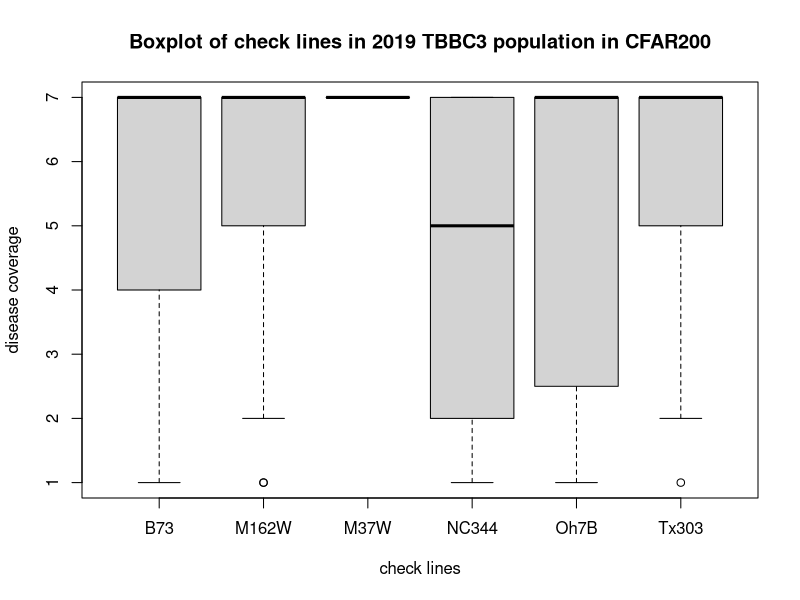
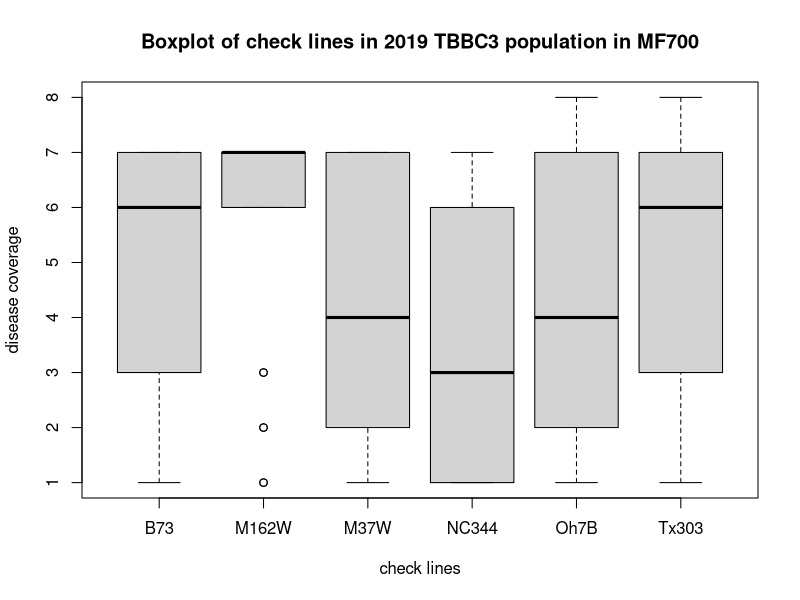
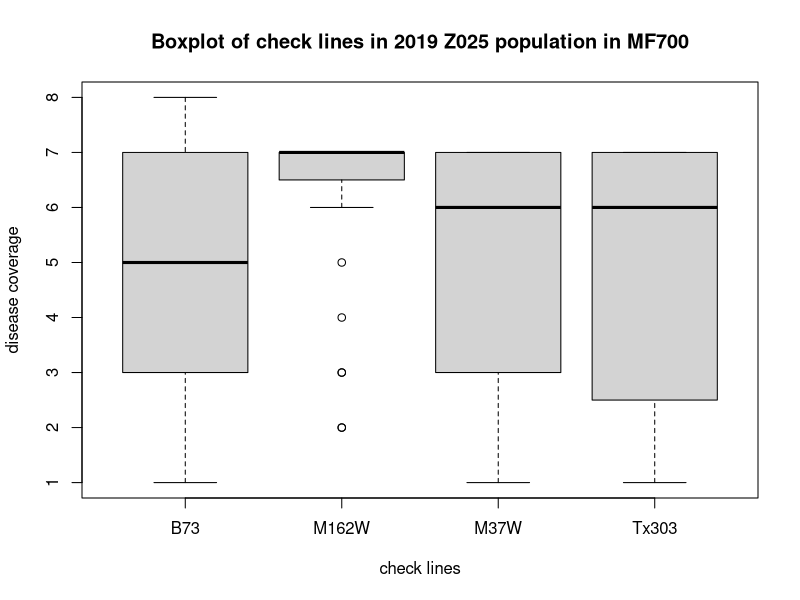
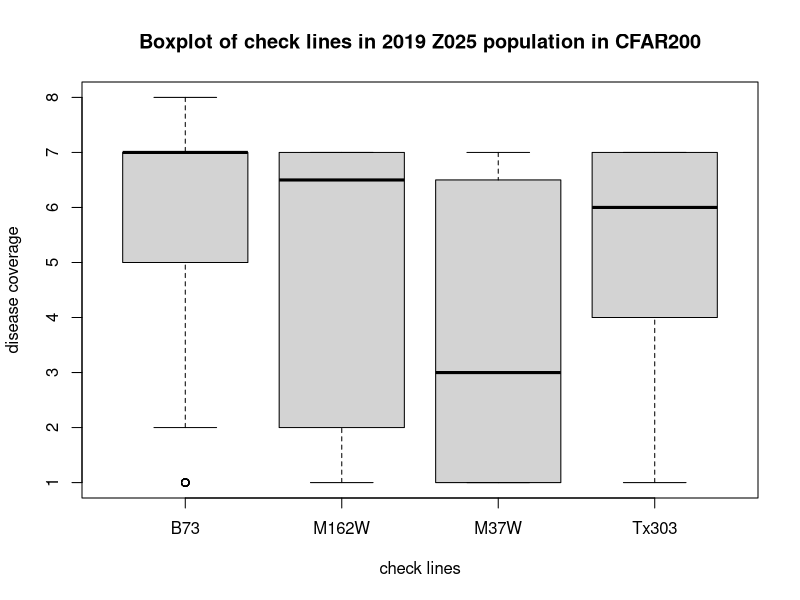
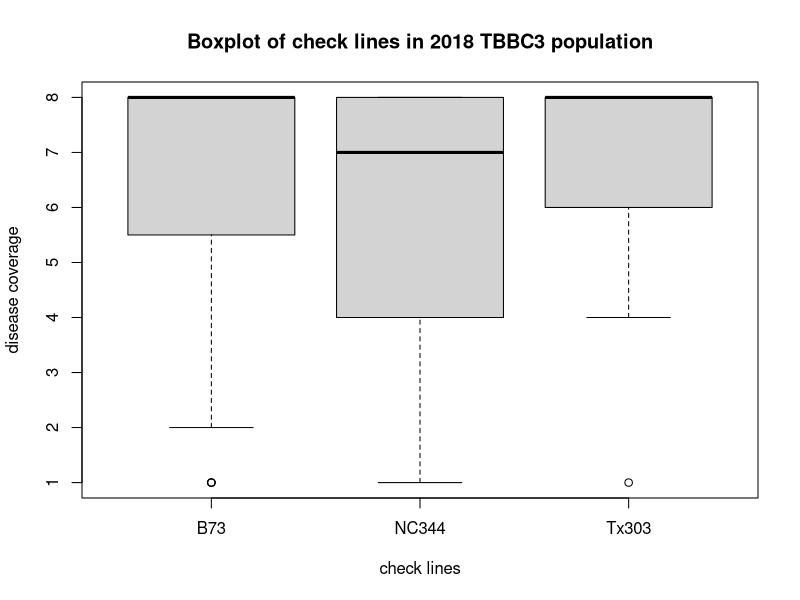

Generate these figures, in order, with R: (Note: this script raises an error after producing the figures.)
## ---- chunk 1
library(readxl)
# both TBBC3 population and Z025 population are in it
C19_measure <- read_excel("CFAR200_2019-Plant.xlsx")
M19_measure <- read_excel("MF-700_2019_Plant.xlsx")
# there are two locations for one population
TBBC3_19_plot <- read_excel("19DN_plots.xlsx")
Z025_19_plot <- read_excel("19DR_plots.xlsx")

tbbc3_18_mp <- read_excel("18DN_plot_measurements.xlsx")
## ---- chunk 2
# seperate the two populations measurement from one table
C19_Z025_measure <- C19_measure[C19_measure$`Experiment Name` == "19DR_rating",]
C19_TBBC3_measure <- C19_measure[C19_measure$`Experiment Name` == "19DN_rating",]
M19_Z025_measure <- M19_measure[M19_measure$`Experiment Name` == "19DR_rating",]
M19_TBBC3_measure <- M19_measure[M19_measure$`Experiment Name` == "19DN_rating",]

# seperate the two locations from the plot table
TBBC3_C19_plot <- TBBC3_19_plot[TBBC3_19_plot$Field == "CFAR200",]
TBBC3_M19_plot <- TBBC3_19_plot[TBBC3_19_plot$Field == "MF-700",]
Z025_C19_plot <- Z025_19_plot[Z025_19_plot$Field == "CFAR200",]
Z025_M19_plot <- Z025_19_plot[Z025_19_plot$Field == "MF-700",]
## ---- chunk 3
# join the plot data with the measurement data
# more data in the meansurement file, use side join
# need to create a new column first for measurement file
C19_TBBC3_measure$Plot <- substr(C19_TBBC3_measure$`Plant ID`,1,8)
C19_Z025_measure$Plot <- substr(C19_Z025_measure$`Plant ID`,1,8)
M19_TBBC3_measure$Plot <- substr(M19_TBBC3_measure$`Plant ID`,1,8)
M19_Z025_measure$Plot <- substr(M19_Z025_measure$`Plant ID`,1,8)

z025_c19_mp <- merge(C19_Z025_measure,Z025_C19_plot, by.x = "Plot", by.y = "Plot ID", all.x=TRUE)
tbbc3_m19_mp <- merge(M19_TBBC3_measure,TBBC3_M19_plot,by.x = "Plot", by.y = "Plot ID", all.x = TRUE)
z025_m19_mp <- merge(M19_Z025_measure,Z025_M19_plot,by.x = "Plot", by.y = "Plot ID", all.x = TRUE)
tbbc3_c19_mp <- merge(C19_TBBC3_measure,TBBC3_C19_plot,by.x = "Plot", by.y = "Plot ID", all.x = TRUE)
## ---- chunk 4
# clean the dataframe
z025_c19_mp1 <- z025_c19_mp[,c(1,3,5,6,7,9,13,22,23)]
z025_m19_mp1 <- z025_m19_mp[,c(1,3,5,6,7,9,13,22,23)]
tbbc3_c19_mp1 <- tbbc3_c19_mp[,c(1,3,5,6,7,9,13,22,23)]
tbbc3_m19_mp1 <- tbbc3_m19_mp[,c(1,3,5,6,7,9,13,22,23)]
## ---- chunk 5
tbbc3_18_mp1 <- tbbc3_18_mp[,c(1,3,6,9,13,14,25,26)]

# seperate the count from the rating
tbbc3_18_mp1_c <- tbbc3_18_mp1[tbbc3_18_mp1$measurement_parameter_id =="StandCount",]
tbbc3_18_mp1_r <- tbbc3_18_mp1[tbbc3_18_mp1$measurement_parameter_id =="DiseasePCTRating1",]

# see if any line has little number of count that cannot be used
summary(tbbc3_18_mp1_c)
tbbc3_18_mp1_c$value <- as.numeric(tbbc3_18_mp1_c$value) # count from 0 to 21
tbbc3_18_mp1_c <- tbbc3_18_mp1_c[order(tbbc3_18_mp1_c$value),]
tbbc3_18_less <- head(tbbc3_18_mp1_c,12)
vc <- tbbc3_18_less$plot_id

# get the ratings of those lines
tbbc3_18_less_r <- tbbc3_18_mp1_r[tbbc3_18_mp1_r$plot_id %in% vc,]
# delete those information
tbbc3_18_mp1_r <- tbbc3_18_mp1_r[!tbbc3_18_mp1_r$plot_id %in% vc,]
## ---- chunk 6
# seperate the coverage from the severity
tbbc3_c19_mp1$coverage <- substr(tbbc3_c19_mp1$value,1,1)
tbbc3_c19_mp1$severity <- substr(tbbc3_c19_mp1$value,2,2)
tbbc3_m19_mp1$coverage <- substr(tbbc3_m19_mp1$value,1,1)
tbbc3_m19_mp1$severity <- substr(tbbc3_m19_mp1$value,2,2)
z025_c19_mp1$coverage <- substr(z025_c19_mp1$value,1,1)
z025_c19_mp1$severity <- substr(z025_c19_mp1$value,2,2)
z025_m19_mp1$coverage <- substr(z025_m19_mp1$value,1,1)
z025_m19_mp1$severity <- substr(z025_m19_mp1$value,2,2)

tbbc3_c19_mp1$coverage <- as.numeric(tbbc3_c19_mp1$coverage)
tbbc3_m19_mp1$coverage <- as.numeric(tbbc3_m19_mp1$coverage)
z025_c19_mp1$coverage <- as.numeric(z025_c19_mp1$coverage)
z025_m19_mp1$coverage <- as.numeric(z025_m19_mp1$coverage)
## ---- chunk 7
library(dplyr)
tbbc3_18_mp1_r1 <- na.omit(tbbc3_18_mp1_r) # there is NA in the dataframe
tbbc3_18_conv <- tbbc3_18_mp1_r1
tbbc3_18_conv[tbbc3_18_conv$value == ".",2] <- NA 

# I think I can simply remove the NA in the dataframe since the original NA is not helpful at all 
tbbc3_18_conv <- na.omit(tbbc3_18_conv)
tbbc3_18_conv$value <- as.numeric(as.character(tbbc3_18_conv$value))
tbbc3_18_conv$value.cvt <- NA
tbbc3_18_conv$value.cvt1 <- NA

# need to write a loop
for (i in 1:nrow(tbbc3_18_conv)) {
   if (tbbc3_18_conv[i,2] == 100) {
    tbbc3_18_conv[i,9] = 8
  } else if (tbbc3_18_conv[i,2] > 89 & tbbc3_18_conv[i,2]<100){
    tbbc3_18_conv[i,9] = 7
  } else if (tbbc3_18_conv[i,2] > 75 & tbbc3_18_conv[i,2]<90){
    tbbc3_18_conv[i,9] = 6
  } else if (tbbc3_18_conv[i,2] > 60 & tbbc3_18_conv[i,2]<76) {
    tbbc3_18_conv[i,9] = 5
  } else if (tbbc3_18_conv[i,2] > 45 & tbbc3_18_conv[i,2]<61) {
    tbbc3_18_conv[i,9] = 4
  } else if (tbbc3_18_conv[i,2] > 30 & tbbc3_18_conv[i,2]<46) {
    tbbc3_18_conv[i,9] = 3
  } else if (tbbc3_18_conv[i,2] > 15 & tbbc3_18_conv[i,2]<31) {
    tbbc3_18_conv[i,9] = 2
  } else if (tbbc3_18_conv[i,2] > 0 & tbbc3_18_conv[i,2]<16) {
    tbbc3_18_conv[i,9] = 1
  } else if (tbbc3_18_conv[i,2] == 0){
    tbbc3_18_conv[i,9] = 0
  } 
}


# convert the 0-100% scale to 1-8 scale with 0 as missing 
for (i in 1:nrow(tbbc3_18_conv)) {
   if (tbbc3_18_conv[i,2] == 100) {
    tbbc3_18_conv[i,10] = 8
  } else if (tbbc3_18_conv[i,2] > 89 & tbbc3_18_conv[i,2]<100){
    tbbc3_18_conv[i,10] = 7
  } else if (tbbc3_18_conv[i,2] > 75 & tbbc3_18_conv[i,2]<90){
    tbbc3_18_conv[i,10] = 6
  } else if (tbbc3_18_conv[i,2] > 60 & tbbc3_18_conv[i,2]<76) {
    tbbc3_18_conv[i,10] = 5
  } else if (tbbc3_18_conv[i,2] > 45 & tbbc3_18_conv[i,2]<61) {
    tbbc3_18_conv[i,10] = 4
  } else if (tbbc3_18_conv[i,2] > 30 & tbbc3_18_conv[i,2]<46) {
    tbbc3_18_conv[i,10] = 3
  } else if (tbbc3_18_conv[i,2] > 15 & tbbc3_18_conv[i,2]<31) {
    tbbc3_18_conv[i,10] = 2
  } else if (tbbc3_18_conv[i,2] > 0 & tbbc3_18_conv[i,2]<16) {
    tbbc3_18_conv[i,10] = 1
  } else if (tbbc3_18_conv[i,2] == 0){
    tbbc3_18_conv[i,10] = NA
  } 
}
## ---- chunk 8
tbbc3_c19_mp1$coverage_1 <- tbbc3_c19_mp1$coverage
tbbc3_m19_mp1$coverage_1 <- tbbc3_m19_mp1$coverage
z025_c19_mp1$coverage_1 <- z025_c19_mp1$coverage
z025_m19_mp1$coverage_1 <- z025_m19_mp1$coverage

tbbc3_c19_mp1$coverage_1[tbbc3_c19_mp1$coverage_1 ==0] <- NA
tbbc3_m19_mp1$coverage_1[tbbc3_m19_mp1$coverage_1 ==0] <- NA
z025_c19_mp1$coverage_1[z025_c19_mp1$coverage_1 == 0] <- NA
z025_m19_mp1$coverage_1[z025_m19_mp1$coverage_1 == 0] <- NA

# it is okay to combine the two locations together for a popualation
tbbc3_19 <- rbind(tbbc3_c19_mp1, tbbc3_m19_mp1)
z025_19 <- rbind(z025_c19_mp1, z025_m19_mp1)
tbbc3_19 <- na.omit(tbbc3_19)
z025_19 <- na.omit(z025_19)

tbbc3_19$coverage_1 <- tbbc3_19$coverage
z025_19$coverage_1 <- z025_19$coverage

tbbc3_19$coverage_1[tbbc3_19$coverage_1 == 0] <- NA
z025_19$coverage_1[z025_19$coverage_1 == 0] <- NA
## ---- chunk 9
checks <- c("B73","M162W","M37W","NC344","Oh7B","Tx303")

tbbc3_c19_check <- tbbc3_c19_mp1[tbbc3_c19_mp1$`Plot Name` %in% checks,]
boxplot(coverage_1 ~ tbbc3_c19_check$`Plot Name`, data =tbbc3_c19_check, main = "Boxplot of check lines in 2019 TBBC3 population in CFAR200", xlab = "check lines", ylab = "disease coverage")

tbbc3_m19_check <- tbbc3_m19_mp1[tbbc3_m19_mp1$`Plot Name` %in% checks,]
boxplot(coverage_1 ~ tbbc3_m19_check$`Plot Name`, data =tbbc3_m19_check, main = "Boxplot of check lines in 2019 TBBC3 population in MF700", xlab = "check lines", ylab = "disease coverage")

z025_m19_check <- z025_m19_mp1[z025_m19_mp1$`Plot Name` %in% checks,]
boxplot(coverage_1 ~ z025_m19_check$`Plot Name`, data=z025_m19_check, main = "Boxplot of check lines in 2019 Z025 population in MF700", xlab = "check lines", ylab = "disease coverage")

z025_c19_check <- z025_c19_mp1[z025_c19_mp1$`Plot Name` %in% checks,]
boxplot(coverage_1 ~ z025_c19_check$`Plot Name`, data=z025_c19_check, main = "Boxplot of check lines in 2019 Z025 population in CFAR200", xlab = "check lines", ylab = "disease coverage")

tbbc3_18_check <- tbbc3_18_conv[tbbc3_18_conv$plot %in% checks,]
boxplot(value.cvt1 ~ tbbc3_18_check$plot, data=tbbc3_18_check, main = "Boxplot of check lines in 2018 TBBC3 population", xlab = "check lines", ylab = "disease coverage")
## ---- chunk 10
library(dplyr)
# get the mean of tbbc3 population in 2018 
tbbc3_18_mean <- aggregate(value.cvt~plot_id, data =tbbc3_18_conv, mean)
tbbc3_18_mean1 <- aggregate(value.cvt1~plot_id, data =tbbc3_18_conv, mean)
tbbc3_18_mean %>% rename(mean = value.cvt) -> tbbc3_18_mean
tbbc3_18_mean1 %>% rename(mean1 = value.cvt1) -> tbbc3_18_mean1
tbbc3_18_mean <- merge(tbbc3_18_mean,tbbc3_18_mean1)

# get the number of count of each plot (genotype) ONLY ONE REP and for each sepecfic value in the plot
tbbc3_18_conv %>% 
  group_by(plot_id) %>% 
  mutate(plot_count=n()) -> tbbc3_18_conv

# do not count the 0 as plot number
tbbc3_18_conv %>% 
  group_by(plot_id) %>% 
  summarise(non_na_count = sum(!is.na(value.cvt1))) -> tbbc3_18_pc # plot count without the na
tbbc3_18_conv <- merge(x=tbbc3_18_conv, y=tbbc3_18_pc, by.x = "plot_id", by.y = "plot_id", all.x = TRUE)

# count for each of the rating
tbbc3_18_conv %>% 
             group_by(plot_id,value.cvt) %>% 
             mutate(value.cvt_cout = n()) -> tbbc3_18_conv
tbbc3_18_conv %>% 
             group_by(plot_id,value.cvt1) %>% 
             mutate(value.cvt_cout1 = n()) -> tbbc3_18_conv

# get the percentage (rate) of each count in r
tbbc3_18_conv %>% 
  mutate(value.cvt_rate = value.cvt_cout/plot_count) -> tbbc3_18_conv
tbbc3_18_conv %>% 
  mutate(value.cvt_rate1 = value.cvt_cout1/non_na_count) -> tbbc3_18_conv

# find the incidence rate and the mummified rate
# incidence date = 1 - value rate with 0%
tbbc3_18_conv$value <- as.numeric(tbbc3_18_conv$value)
tbbc3_18_conv$value.cvt <- as.numeric(tbbc3_18_conv$value.cvt)

tbbc3_18_incidence <- tbbc3_18_conv[tbbc3_18_conv$value.cvt==0,]
tbbc3_18_incidence <- unique(tbbc3_18_incidence)
tbbc3_18_incidence$incidence_rate <- 1 - tbbc3_18_incidence$value.cvt_rate
# if we regard the 0 as na, we wont have incidence rata data out of it

# mummified rate # use 100%, or 8 as the indicator of totally mummified
tbbc3_18_mummified <- tbbc3_18_conv[tbbc3_18_conv$value.cvt == 8,]
tbbc3_18_mummified <- na.omit(tbbc3_18_mummified)
tbbc3_18_mummified <- unique(tbbc3_18_mummified)
rename(tbbc3_18_mummified, mummi_rate = value.cvt_rate) -> tbbc3_18_mummified
rename(tbbc3_18_mummified, mummi_rate1 = value.cvt_rate1) -> tbbc3_18_mummified

# combine the three together
# in the mummified, if there is NA, it should be 0 
# in the indicence, if there is NA, it should be 100% (we cannot find any value being 0)
# combined mean with incidence
tbbc3_18_agg <- merge(x=tbbc3_18_mean,y=tbbc3_18_incidence, by.x = "plot_id", by.y = "plot_id", all.x = TRUE, all.y = TRUE)
tbbc3_18_agg$incidence_rate[is.na(tbbc3_18_agg$incidence_rate)] <- 1

# aggregate with mummified
tbbc3_18_agg <- merge(x=tbbc3_18_agg,y=tbbc3_18_mummified, by.x = "plot_id", by.y = "plot_id", all.x = TRUE, all.y = TRUE)
tbbc3_18_agg$mummi_rate[is.na(tbbc3_18_agg$mummi_rate)] <- 0
tbbc3_18_agg$mummi_rate1[is.na(tbbc3_18_agg$mummi_rate1)] <- 0

# merge the information of different tables
tbbc3_18_agg$value <- coalesce(tbbc3_18_agg$value.x, tbbc3_18_agg$value.y)
tbbc3_18_agg$value.cvt <- coalesce(tbbc3_18_agg$value.cvt.x, tbbc3_18_agg$value.cvt.y)
tbbc3_18_agg$row_num <- coalesce(tbbc3_18_agg$row_num.x, tbbc3_18_agg$row_num.y)
tbbc3_18_agg$plot <- coalesce(tbbc3_18_agg$plot.x, tbbc3_18_agg$plot.y)
tbbc3_18_agg$rep <- coalesce(tbbc3_18_agg$rep.x, tbbc3_18_agg$rep.y)
tbbc3_18_agg$range_num <- coalesce(tbbc3_18_agg$range_num.x, tbbc3_18_agg$range_num.y)
tbbc3_18_agg$block <- coalesce(tbbc3_18_agg$block.x, tbbc3_18_agg$block.y)
tbbc3_18_agg$plot_count <- coalesce(tbbc3_18_agg$plot_count.x, tbbc3_18_agg$plot_count.y)


tbbc3_18_agg1 <- tbbc3_18_agg[,c(1,2,3,19,33:42)]
tbbc3_18_agg1 <- unique(tbbc3_18_agg1)
# if the mean of a plot is NA, that plot is all 0, it is true 0 in a way

cor.test(tbbc3_18_agg1$mean, tbbc3_18_agg1$mummi_rate, method = "pearson") #0.9256085 
cor.test(tbbc3_18_agg1$mean, tbbc3_18_agg1$incidence_rate, method = "pearson") # 0.8953216
cor.test(tbbc3_18_agg1$mummi_rate, tbbc3_18_agg1$incidence_rate, method = "pearson") # 0.7619616

cor.test(tbbc3_18_agg1$mean1, tbbc3_18_agg1$mummi_rate1, method = "pearson") #0.8753698 

# our correlation coefficient is significantly lower in this analysis: in last time, I put all check lines together, but this time, the check lines are seperated may I need to remove the checks to see. 
# remove check lines
tbbc3_18_agg2 <- tbbc3_18_agg1[!tbbc3_18_agg$plot %in% c("B73","NC344","Tx303"),]
cor.test(tbbc3_18_agg2$mean, tbbc3_18_agg2$mummi_rate, method = "pearson") # 0.925564
cor.test(tbbc3_18_agg2$mean, tbbc3_18_agg2$incidence_rate, method = "pearson") # 0.8591019 
cor.test(tbbc3_18_agg2$mummi_rate, tbbc3_18_agg2$incidence_rate, method = "pearson") #0.7285691

cor.test(tbbc3_18_agg2$mean1, tbbc3_18_agg2$mummi_rate1, method = "pearson") # 0.8857184
## ---- chunk 11
# count the datapoint we have for each point. 
# get the number of count of each plot_id for Z025 population in 2019 in MF (2 replication in total)

z025_19 %>% 
  group_by(Plot) %>% 
  mutate(plot_count=n()) -> z025_19

z025_19 %>% 
  group_by(Plot) %>% 
  summarise(non_na_count = sum(!is.na(coverage_1))) -> z025_19_pc # plot count without the na
z025_19 <- merge(x=z025_19, y=z025_19_pc, by.x = "Plot", by.y = "Plot", all.x = TRUE)

# a count of 5 would be used as a cutoff 
z025_19_1<- z025_19[z025_19$plot_count >= 5,]

# calculate the mean for each plot
z025_19_1 %>%
  group_by(Plot) %>%
  mutate(mean = mean(coverage)) -> z025_19_1

z025_19_1 %>%
  group_by(Plot) %>%
  mutate(mean1 = mean(coverage_1,na.rm=TRUE)) -> z025_19_1


# count the number of each value in the rate
z025_19_1 %>%
  group_by(Plot, coverage) %>%
  mutate(coverage_count = n()) -> z025_19_1

# get the percentage of each count in a plot
z025_19_1 %>% 
  mutate(coverage_rate = coverage_count/plot_count) -> z025_19_1
# for non-na count 
z025_19_1 %>% 
  mutate(coverage_rate1 = coverage_count/non_na_count) -> z025_19_1

# find the incidence rate and mummified rate for each plot
z025_19_incidence <- z025_19_1[z025_19_1$coverage == 0,]
z025_19_incidence <- unique(z025_19_incidence[,-2])
z025_19_incidence$incidence_rate <- 1-z025_19_incidence$coverage_rate
# for the 0 coded as na, the incidence rate would be 1 

z025_19_mummi <- z025_19_1[z025_19_1$coverage == 8,]
z025_19_mummi <- unique(z025_19_mummi[,-2])
rename(z025_19_mummi, mummi_rate=coverage_rate) -> z025_19_mummi
rename(z025_19_mummi, mummi_rate1=coverage_rate1) -> z025_19_mummi #0 code as na

# merge the three table together
# combine the three together
# in the mummified, if there is NA, it should be 0 
# in the indicence, if there is NA, it should be 100% (we cannot find any value being 0)

# combined mean with mummified
z025_19_agg <- merge(x=z025_19_1,y=z025_19_mummi[,c(1,17,18)], by.x = "Plot", by.y = "Plot", all.x = TRUE, all.y = TRUE)
z025_19_agg$mummi_rate[is.na(z025_19_agg$mummi_rate)] <- 0
z025_19_agg$mummi_rate1[is.na(z025_19_agg$mummi_rate1)] <- 0
# agrregate with incidence
z025_19_agg <-  merge(x=z025_19_agg,y=z025_19_incidence[,c(1,19)], by.x = "Plot", by.y = "Plot", all.x = TRUE, all.y = TRUE)
z025_19_agg$incidence_rate[is.na(z025_19_agg$incidence_rate)] <- 1

# remove the check lines and calculate the correlation coefficient
z025_19_agg1 <- z025_19_agg[!z025_19_agg$plot %in% c("M37W","M162W","Tx303","B73"),]
cor.test(z025_19_agg1$mean, z025_19_agg1$mummi_rate, method = "pearson") # 0.3202746 
cor.test(z025_19_agg1$mean, z025_19_agg1$incidence_rate, method = "pearson") # 0.8665385 
cor.test(z025_19_agg1$mummi_rate, z025_19_agg1$incidence_rate, method = "pearson") # 0.1955178 
# all significant, but signidicant is not important

cor.test(z025_19_agg1$mean1, z025_19_agg1$mummi_rate1, method = "pearson") #0.3072126 
## ---- chunk 12
z025_19 <- rbind(z025_c19_mp1,z025_m19_mp1)
z025_19_1 <- na.omit(z025_19)
tbbc3_19 <- rbind(tbbc3_c19_mp1,tbbc3_m19_mp1)
tbbc3_19_1 <- na.omit(tbbc3_19)
## ---- chunk 13
# calculate the count of each plot
z025_19_1 %>% 
  group_by(Plot) %>%
  mutate(plot_count = n()) -> z025_19_1

# remove the less than 5 plot count
z025_19_2 <- z025_19_1[z025_19_1$plot_count >= 5,]

# calculate the mean for each plot
z025_19_2 %>%
  group_by(Plot) %>%
  mutate(mean = mean(coverage)) -> z025_19_mean
z025_19_mean %>% rename(mean = coverage) -> z025_19_mean


# count the number of each value in the rate
z025_19_2 %>%
  group_by(Plot, coverage) %>%
  mutate(coverage_count = n()) -> z025_19_2

# get the percentage of each count in a plot
z025_19_2 %>% 
  mutate(coverage_rate = coverage_count/plot_count) -> z025_19_2

# find the incidence rate and mummified rate for each plot
z025_19_incidence <- z025_19_2[z025_19_2$coverage == 0,]
z025_19_incidence <- unique(z025_19_incidence[,-2])
z025_19_incidence$incidence_rate <- 1-z025_19_incidence$coverage_rate

z025_19_mummi <- z025_19_2[z025_19_2$coverage == 8,]
z025_19_mummi <- unique(z025_19_mummi[,-2])
rename(z025_19_mummi, mummi_rate=coverage_rate) -> z025_19_mummi


# merge the three table together
# combine the three together
# in the mummified, if there is NA, it should be 0 
# in the indicence, if there is NA, it should be 100% (we cannot find any value being 0)
# combined mean with incidence
z025_19_agg <- merge(x=z025_19_mean,y=z025_19_incidence, by.x = "Plot", by.y = "Plot", all.x = TRUE, all.y = TRUE)
z025_19_agg$incidence_rate[is.na(z025_19_agg$incidence_rate)] <- 1

# aggregate with mummified
z025_19_agg <- merge(x=z025_19_agg,y=z025_19_mummi, by.x = "Plot", by.y = "Plot", all.x = TRUE, all.y = TRUE)
z025_19_agg$mummi_rate[is.na(z025_19_agg$mummi_rate)] <- 0

# merge the information of different tables
z025_19_agg$plot_id <- z025_19_agg$Plot
z025_19_agg$range <- coalesce(z025_19_agg$Range.x.x, z025_19_agg$Range.x.y)
z025_19_agg$row <- coalesce(z025_19_agg$Row.x.x, z025_19_agg$Row.x.y)
z025_19_agg$rep <- coalesce(z025_19_agg$Rep.x, z025_19_agg$Rep.y)
z025_19_agg$field <- coalesce(z025_19_agg$Field.x.x, z025_19_agg$Field.x.y)
z025_19_agg$plot <- coalesce(z025_19_agg$`Plot Name.x`, z025_19_agg$`Plot Name.y`)
z025_19_agg$coverage <- coalesce(z025_19_agg$coverage.x, z025_19_agg$coverage.y)
z025_19_agg$block <- coalesce(z025_19_agg$Block.y, z025_19_agg$Block.x)
z025_19_agg$severity <- coalesce(z025_19_agg$severity.x, z025_19_agg$severity.y)
z025_19_agg$plot_count <- coalesce(z025_19_agg$plot_count.x, z025_19_agg$plot_count.y)
z025_19_agg$coverage_count <- coalesce(z025_19_agg$coverage_count.x, z025_19_agg$coverage_count.y)

z025_19_agg1 <- z025_19_agg[,c(1,2,13,25,26,35,36,38:47)] # plant ID included
z025_19_agg1$mummi_rate[is.na(z025_19_agg1$mummi_rate)] <- 0
z025_19_agg1$severity_new <- NA

# replace the severity with three levels "L(less) U(usual) M(more)"
for (i in 1:nrow(z025_19_agg1)) {
  if (z025_19_agg1[i,6] == "+"){
    z025_19_agg1[i,18] = "3"
  } else if (z025_19_agg1[i,6] == "-"){
    z025_19_agg1[i,18] = "1"
  } 
  else {z025_19_agg1[i,18] = "2"}
}

## ---- chunk 14
library(dplyr)
# calculate the count of each plot
tbbc3_19_1 %>% 
  group_by(Plot) %>%
  mutate(plot_count = n()) -> tbbc3_19_1

# remove the less than 5 plot count
tbbc3_19_2 <- tbbc3_19_1[tbbc3_19_1$plot_count >= 5,]

# calculate the mean for each plot
tbbc3_19_2 %>%
  group_by(Plot) %>%
  mutate(mean = mean(coverage)) -> tbbc3_19_mean
tbbc3_19_mean %>% rename(mean = coverage) -> tbbc3_19_mean


# count the number of each value in the rate
tbbc3_19_2 %>%
  group_by(Plot, coverage) %>%
  mutate(coverage_count = n()) -> tbbc3_19_2

# get the percentage of each count in a plot
tbbc3_19_2 %>% 
  mutate(coverage_rate = coverage_count/plot_count) -> tbbc3_19_2

# find the incidence rate and mummified rate for each plot
tbbc3_19_incidence <- tbbc3_19_2[tbbc3_19_2$coverage == 0,]
tbbc3_19_incidence <- unique(tbbc3_19_incidence[,-2])
tbbc3_19_incidence$incidence_rate <- 1-tbbc3_19_incidence$coverage_rate

tbbc3_19_mummi <- tbbc3_19_2[tbbc3_19_2$coverage == 8,]
tbbc3_19_mummi <- unique(tbbc3_19_mummi[,-2])
rename(tbbc3_19_mummi, mummi_rate=coverage_rate) -> tbbc3_19_mummi


# merge the three table together
# combine the three together
# in the mummified, if there is NA, it should be 0 
# in the indicence, if there is NA, it should be 100% (we cannot find any value being 0)
# combined mean with incidence
tbbc3_19_agg <- merge(x=tbbc3_19_mean,y=tbbc3_19_incidence, by.x = "Plot", by.y = "Plot", all.x = TRUE, all.y = TRUE)
tbbc3_19_agg$incidence_rate[is.na(tbbc3_19_agg$incidence_rate)] <- 1

# aggregate with mummified
tbbc3_19_agg <- merge(x=tbbc3_19_agg,y=tbbc3_19_mummi, by.x = "Plot", by.y = "Plot", all.x = TRUE, all.y = TRUE)
tbbc3_19_agg$mummi_rate[is.na(tbbc3_19_agg$mummi_rate)] <- 0

# merge the information of different tables
tbbc3_19_agg$plot_id <- tbbc3_19_agg$Plot
tbbc3_19_agg$range <- coalesce(tbbc3_19_agg$Range.x.x, tbbc3_19_agg$Range.x.y)
tbbc3_19_agg$row <- coalesce(tbbc3_19_agg$Row.x.x, tbbc3_19_agg$Row.x.y)
tbbc3_19_agg$rep <- coalesce(tbbc3_19_agg$Rep.x, tbbc3_19_agg$Rep.y)
tbbc3_19_agg$field <- coalesce(tbbc3_19_agg$Field.x.x, tbbc3_19_agg$Field.x.y)
tbbc3_19_agg$plot <- coalesce(tbbc3_19_agg$`Plot Name.x`, tbbc3_19_agg$`Plot Name.y`)
tbbc3_19_agg$coverage <- coalesce(tbbc3_19_agg$coverage.x, tbbc3_19_agg$coverage.y)
tbbc3_19_agg$block <- coalesce(tbbc3_19_agg$Block.y, tbbc3_19_agg$Block.x)
tbbc3_19_agg$severity <- coalesce(tbbc3_19_agg$severity.x, tbbc3_19_agg$severity.y)
tbbc3_19_agg$plot_count <- coalesce(tbbc3_19_agg$plot_count.x, tbbc3_19_agg$plot_count.y)
tbbc3_19_agg$coverage_count <- coalesce(tbbc3_19_agg$coverage_count.x, tbbc3_19_agg$coverage_count.y)

tbbc3_19_agg1 <- tbbc3_19_agg[,c(1,2,13,25,26,35,36,38:47)] # plant ID included
tbbc3_19_agg1$mummi_rate[is.na(tbbc3_19_agg1$mummi_rate)] <- 0
tbbc3_19_agg1$severity_new <- NA

# replace the severity with three levels "L(less) U(usual) M(more)"
for (i in 1:nrow(tbbc3_19_agg1)) {
  if (tbbc3_19_agg1[i,6] == "+"){
    tbbc3_19_agg1[i,18] = "3"
  } else if (tbbc3_19_agg1[i,6] == "-"){
    tbbc3_19_agg1[i,18] = "1"
  } 
  else {tbbc3_19_agg1[i,18] = "2"}
}

## ---- chunk 15
cor.test(z025_19_agg1$mean, z025_19_agg1$incidence_rate, method = "pearson") # 0.87
cor.test(z025_19_agg1$mean, z025_19_agg1$mummi_rate, method = "pearson") # 0.32
cor.test(z025_19_agg1$mummi_rate, z025_19_agg1$incidence_rate, method = "pearson") # 0.196

cor.test(tbbc3_19_agg1$mean, tbbc3_19_agg1$incidence_rate, method = "pearson") # 0.8552983 
cor.test(tbbc3_19_agg1$mean, tbbc3_19_agg1$mummi_rate, method = "pearson") # 0.09422627 
cor.test(tbbc3_19_agg1$mummi_rate, tbbc3_19_agg1$incidence_rate, method = "pearson") # 0.05907912 
## ---- chunk 16
write.csv(tbbc3_18_agg, "C:/Users/yutingq2/Box/0.Yuan's Folder/0.WorkingOn/Diplodia/Data_for_ana/tbbc3_18_agg1.csv")
write.csv(z025_19_agg1, "C:/Users/yutingq2/Box/0.Yuan's Folder/0.WorkingOn/Diplodia/Data_for_ana/z025_19_agg1.csv")
write.csv(tbbc3_19_agg1, "C:/Users/yutingq2/Box/0.Yuan's Folder/0.WorkingOn/Diplodia/Data_for_ana/tbbc3_19_agg1.csv")

write.csv(tbbc3_18_agg, "C:/Users/yutingq2/Box/0.Yuan's Folder/0.WorkingOn/Diplodia/Scripts/2.model construction/Diplodia_model/tbbc3_18_agg1.csv")
write.csv(z025_19_agg1, "C:/Users/yutingq2/Box/0.Yuan's Folder/0.WorkingOn/Diplodia/Scripts/2.model construction/Diplodia_model/z025_19_agg1.csv")
write.csv(tbbc3_19_agg1, "C:/Users/yutingq2/Box/0.Yuan's Folder/0.WorkingOn/Diplodia/Scripts/2.model construction/Diplodia_model/tbbc3_19_agg1.csv")

## ---- chunk 17
z025_c19_mp1$severity_new <- NA
for (i in 1:nrow(z025_c19_mp1)){
  if (z025_c19_mp1[i,11] == "+") {
    z025_c19_mp1[i,12] = "3"
  } else if (z025_c19_mp1[i,11] == "-"){
    z025_c19_mp1[i,12] = "1"
  } else {
    z025_c19_mp1[i,12] = "2"
  }
}

z025_m19_mp1$severity_new <- NA
for (i in 1:nrow(z025_m19_mp1)){
  if (z025_m19_mp1[i,11] == "+") {
    z025_m19_mp1[i,12] = "3"
  } else if (z025_m19_mp1[i,11] == "-"){
    z025_m19_mp1[i,12] = "1"
  } else {
    z025_m19_mp1[i,12] = "2"
  }
}

tbbc3_c19_mp1$severity_new <- NA
for (i in 1:nrow(tbbc3_c19_mp1)){
  if (tbbc3_c19_mp1[i,11] == "+") {
    tbbc3_c19_mp1[i,12] = "3"
  } else if (tbbc3_c19_mp1[i,11] == "-"){
    tbbc3_c19_mp1[i,12] = "1"
  } else {
    tbbc3_c19_mp1[i,12] = "2"
  }
}

tbbc3_m19_mp1$severity_new <- NA
for (i in 1:nrow(tbbc3_m19_mp1)){
  if (tbbc3_m19_mp1[i,11] == "+") {
    tbbc3_m19_mp1[i,12] = "3"
  } else if (tbbc3_m19_mp1[i,11] == "-"){
    tbbc3_m19_mp1[i,12] = "1"
  } else {
    tbbc3_m19_mp1[i,12] = "2"
  }
}

z025_19_raw <- rbind(z025_c19_mp1,z025_m19_mp1)
tbbc3_19_raw <- rbind(tbbc3_c19_mp1, tbbc3_m19_mp1)
c19_raw <- rbind(z025_c19_mp1,z025_c19_mp1)
m19_raw <-rbind(z025_m19_mp1,z025_m19_mp1)

write.csv(z025_19_raw,"C:/Users/yutingq2/Box/0.Yuan's Folder/0.WorkingOn/Diplodia/Data_for_ana/z025_19_raw.csv")
write.csv(tbbc3_19_raw, "C:/Users/yutingq2/Box/0.Yuan's Folder/0.WorkingOn/Diplodia/Data_for_ana/tbbc3_19_raw.csv")
write.csv(c19_raw,"C:/Users/yutingq2/Box/0.Yuan's Folder/0.WorkingOn/Diplodia/Data_for_ana/c19_raw.csv")
write.csv(m19_raw,"C:/Users/yutingq2/Box/0.Yuan's Folder/0.WorkingOn/Diplodia/Data_for_ana/m19_raw.csv")

